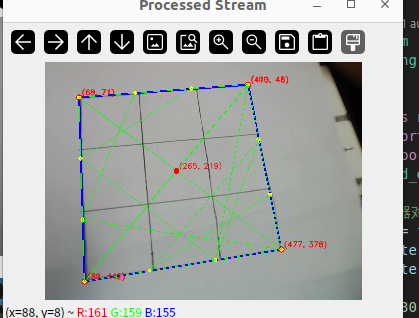
#> input picture image.jpg, 419 x 318 px, given in place of the camera
$ python detectChess.py
#> lines starting #> are read from the running program, lines starting #| are printed output that depends on the picture; after the words box and inside, x2 and y2 are one past the last pixel; in counts of white or black regions, pixels touching at a corner belong together
#> further down, frame is the input picture: shape (318, 419, 3); mean B, G, R 171.9, 174.8, 171.9
import cv2
import numpy as np

def color_detection(frame):
    # 定义颜色范围（在HSV颜色空间中）
    dst1 = cv2.GaussianBlur(frame, (9, 9), 0)
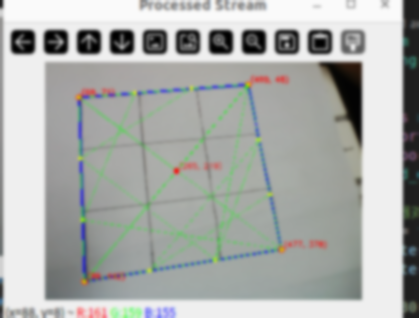
#> dst1: shape (318, 419, 3); mean B, G, R 171.9, 174.7, 171.8
    dst2 = cv2.GaussianBlur(frame, (21, 21), 0)
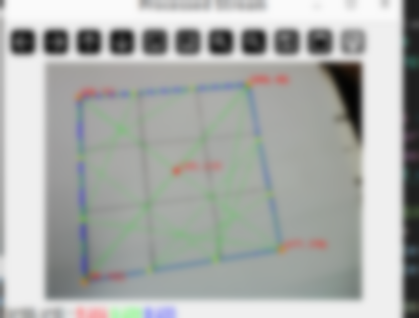
#> dst2: shape (318, 419, 3); mean B, G, R 171.9, 174.8, 171.9
    lower_white = np.array([102, 23, 210])
    upper_white = np.array([156, 142, 255])
    lower_black = np.array([73, 78, 5])
    upper_black = np.array([204, 255, 116])

    # 将帧转换为HSV颜色空间
    hsv_frame1 = cv2.cvtColor(dst1, cv2.COLOR_BGR2HSV)
#> hsv_frame1: shape (318, 419, 3); mean H, S, V 35.6, 12.1, 176.9
    hsv_frame2 = cv2.cvtColor(dst2, cv2.COLOR_BGR2HSV)
#> hsv_frame2: shape (318, 419, 3); mean H, S, V 39.7, 11.1, 176.5

    # 根据颜色范围创建掩膜
    white_mask = cv2.inRange(hsv_frame1, lower_white, upper_white)
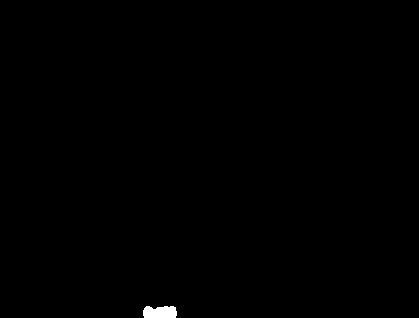
#> white_mask: shape (318, 419); 0.27% white; 1 white region, box (x1, y1, x2, y2) and area: (143, 306, 177, 318) 366
    black_mask = cv2.inRange(hsv_frame2, lower_black, upper_black)
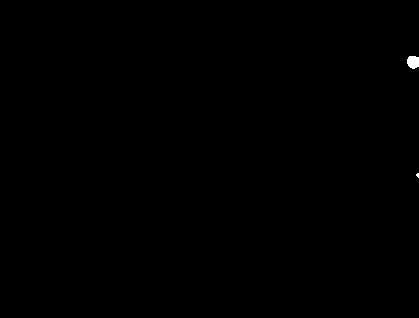
#> black_mask: shape (318, 419); 0.11% white; 2 white regions (1 under 20 px), largest, box (x1, y1, x2, y2) and area: (407, 56, 419, 69) 131


    # 对掩膜进行形态学操作，以去除噪声
    kernel1 = np.ones((15, 15), np.uint8)
    kernel2 = np.ones((9, 9), np.uint8)
    white_mask = cv2.dilate(white_mask, kernel2, iterations = 1)
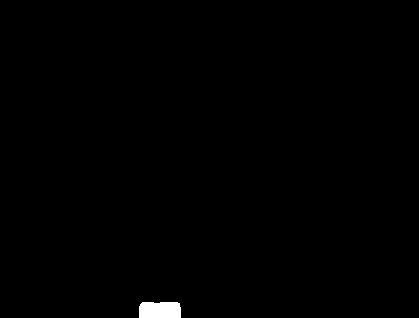
#> white_mask: shape (318, 419); 0.49% white; 1 white region
    # white_mask = cv2.morphologyEx(white_mask, cv2.MORPH_OPEN, kernel1)
    black_mask = cv2.morphologyEx(black_mask, cv2.MORPH_OPEN, kernel1)
#> black_mask: shape (318, 419); every value is 0
    cv2.imshow('white_inrange', white_mask)
    cv2.imshow('black_inrange', black_mask)

    # 在原始帧中找到颜色区域并绘制方框
    contours, _ = cv2.findContours(white_mask + black_mask, cv2.RETR_EXTERNAL, cv2.CHAIN_APPROX_SIMPLE)
#> contours = 1 contour; box (x1, y1, x2, y2) and area: (139, 302, 181, 318) 598
    for contour in contours:
        x, y, w, h = cv2.boundingRect(contour)
        color = ""
        if cv2.contourArea(contour) > 600 and h * 1.2 > w and w * 1.2 > h:  # 设置最小区域面积以排除噪声
            if np.any(white_mask[y:y + h, x:x + w]):
                color = "white"
                cv2.rectangle(frame, (x, y), (x + w, y + h), (0, 0, 255), 2)
            elif np.any(black_mask[y:y + h, x:x + w]):
                color = "black"
                cv2.rectangle(frame, (x, y), (x + w, y + h), (255, 0, 0), 2)

            cv2.putText(frame, color, (x - 10, y - 10), cv2.FONT_HERSHEY_SIMPLEX, 0.9, (255, 0, 0), 2)
#> this loop made 1 pass
#> (x, y, w, h, color) on pass 1: (139, 302, 42, 16, '')

    return frame


# 打开摄像头
cap = cv2.VideoCapture(0)

while True:
    # 读取摄像头帧
    ret, frame = cap.read()

    # 进行颜色识别
    result = color_detection(frame)

    # 显示结果帧
    cv2.imshow("Color Detection", result)

    # 按下 'q' 键退出循环
    if cv2.waitKey(1) & 0xFF == ord('q'):
#> (key q is pressed here)
        break

# 释放摄像头和关闭窗口
cap.release()
cv2.destroyAllWindows()

# [6 lines of commented-out code are left out]
